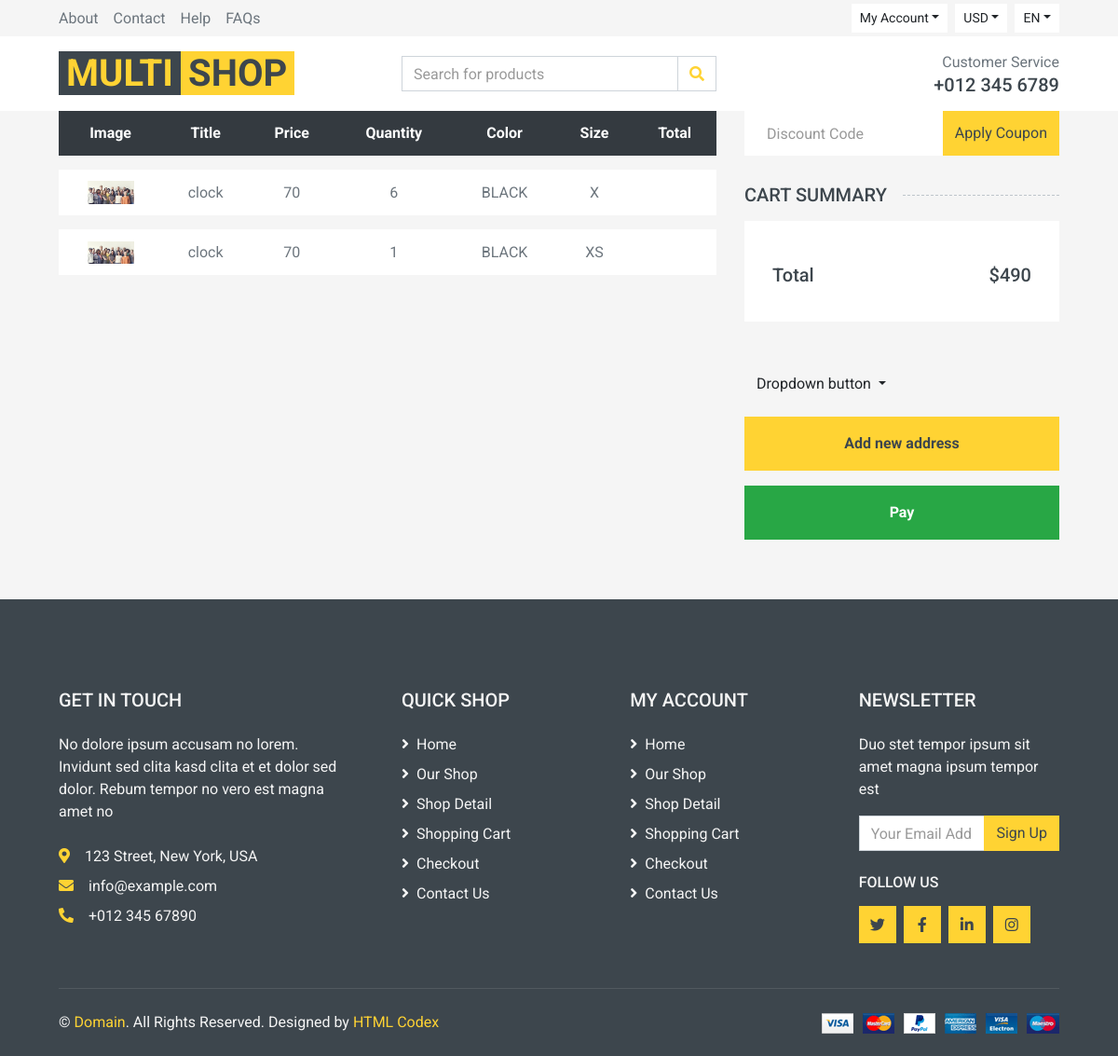
Screenshot of /cart/order/8 (signed in) with the database file from the repository.
### cart/models.py (models this page shows, shortened)
class OrderItem(models.Model):
    order = models.ForeignKey(Order, on_delete=models.CASCADE, related_name="items")
    product = models.ForeignKey(Product, on_delete=models.CASCADE, related_name="items")
    size = models.CharField(max_length=12)
    color = models.CharField(max_length=12)
    quantity = models.SmallIntegerField(default=1)
    price = models.PositiveIntegerField()

class Order(models.Model):
    user = models.ForeignKey(User, on_delete=models.CASCADE, related_name="orders")
    created_at = models.DateTimeField(auto_now_add=True)
    total = models.IntegerField(default=0)
    is_paid = models.BooleanField(default=False)
    address=models.TextField(default="")

### product/models.py (models this page shows, shortened)
class Product(models.Model):
    category = models.ManyToManyField(Category,blank=True,null=True)
    title = models.CharField(max_length=100)
    description = models.CharField(max_length=200)
    price = models.IntegerField()
    discount = models.SmallIntegerField()
    image = models.ImageField(upload_to="products")
    size = models.ManyToManyField(Size, blank=True, null=True, related_name="products")
    color = models.ManyToManyField(Color, related_name="products")

### cart/views.py (the view)
# urls.py: path("order/<int:pk>",views.OrderDetailView.as_view(),name="order_detail"),
class OrderDetailView(LoginRequiredMixin,View):
    def get(self, request, pk):
        order = Order.objects.get(id=pk)
        return render(request, "cart/order_detail.html", {"order": order})

### cart/templates/cart/order_detail.html (shortened to what this page needs)
{% extends "base.html" %}
{% load static %}
{% block content %}
 <div class="container-fluid">
        <div class="row px-xl-5">
            <div class="col-lg-8 table-responsive mb-5">
                <table class="table table-light table-borderless table-hover text-center mb-0">
                    <thead class="thead-dark">
                        <tr>
                            <th>Image</th>
                            <th>Title</th>
                            <th>Price</th>
                            <th>Quantity</th>
                            <th>Color</th>
                            <th>Size</th>
                            <th>Total</th>
                        </tr>
                    </thead>
                    <tbody class="align-middle">
                        {% for i in order.items.all  %}
                        <tr>
                            <td class="align-middle"><img src="{{  i.product.image.url }}" alt="" style="width: 50px;"> </td>
                            <td class="align-middle"> {{  i.product.title }}</td>
                            <td class="align-middle">{{  i.price }}</td>
                            <td class="align-middle">{{  i.quantity  }}</td>
                            <td class="align-middle">{{  i.color}}</td>
                            <td class="align-middle">{{  i.size }}</td>
                            <td class="align-middle">{{  i.total }}</td>
                        </tr>
                        {% endfor %}
                    </tbody>
                </table>
            </div>
            <div class="col-lg-4">
                <form  method="post" class="mb-30"   action="{% url "cart:discount_code" order.id  %}">
                    <div class="input-group">
                        <input name="discount_code"  type="text" class="form-control border-0 p-4" placeholder="Discount Code">
                        <div class="input-group-append">
                            <button class="btn btn-primary">Apply Coupon</button>
                        </div>
                    </div>
                </form>
                <h5 class="section-title position-relative text-uppercase mb-3"><span class="bg-secondary pr-3">Cart Summary</span></h5>
                <div class="bg-light p-30 mb-5">
                    <div class="pt-2">
                        <div class="d-flex justify-content-between mt-2">
                            <h5>Total</h5>
                            <h5>${{ order.total }}</h5>
                        </div>
                    </div>
                </div>
             {% if request.user.addresses.all %}
                 <form method="post" href="{% url "send request in zarinpal " %}">
                <div class="dropdown">
                      <button class="btn btn-secondary dropdown-toggle" type="button" id="dropdownMenuButton" data-toggle="dropdown" aria-haspopup="true" aria-expanded="false">
                        Dropdown button
                      </button>
                </div>
                 <a  href="{% url "account:add_address"%}?next={% url "cart:order_detail" order.id %}"
                           class="btn btn-block btn-primary font-weight-bold my-3 py-3">Add new address</a>
                     <button type="submit"  class="btn btn-block btn-success font-weight-bold my-3 py-3">Pay</button>
                 </form>
            {% else %}
                 <a href="{% url "account:add_address"%}?next={% url "cart:order_detail" order.id %}"
                           class="btn btn-block btn-primary font-weight-bold my-3 py-3">Add address</a>
            {% endif %}
            </div>
        </div>
    </div>
{% endblock %}

### rows the page displays
OrderItem: product.image (picture), product "clock", price "70", quantity "6", color "BLACK", size "X"
OrderItem: product.image (picture), product "clock", price "70", quantity "1", color "BLACK", size "XS"
Order: total "490"
